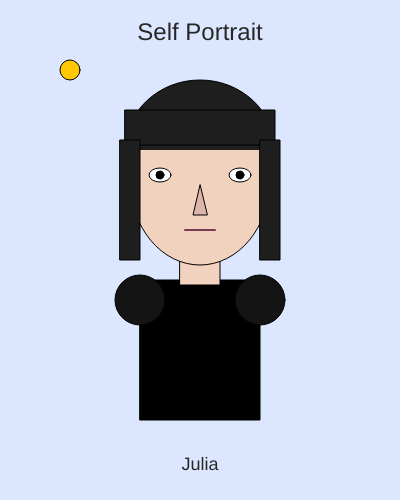
Frame 1 (no input)
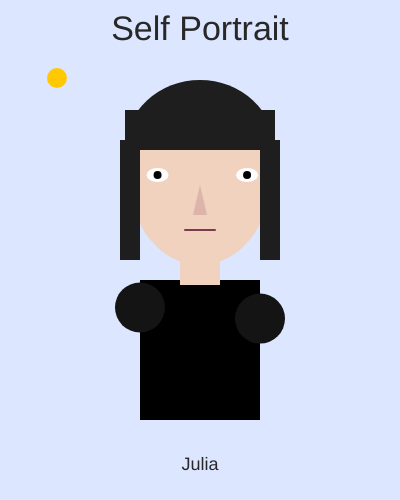
Frame 60 (no input)
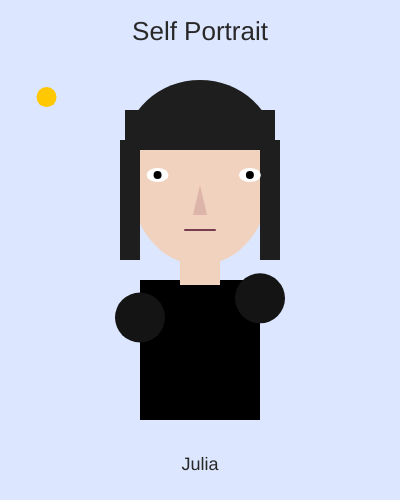
Frame 120 (the mouse pressed at the canvas centre since frame 60)

The p5.js sketch that drew these frames (run headless with seeded random() and noise() and a simulated clock; from frame 60 on, the mouse is pressed at the canvas centre):

// p5.js sketch
// ── sketch.js
let eyeX1 = 160;
let eyeX2 = 240;
let eyeDir1 = 1;
let eyeDir2 = -1;

let shoulderY1 = 300;
let shoulderY2 = 300;
let shoulderDir1 = 1;
let shoulderDir2 = -1;

let starX = 70;
let starY = 70;
let starDirX = 1;
let starDirY = 1;

let eyeSpeed1;
let eyeSpeed2;
let shoulderSpeed1;
let shoulderSpeed2;
let starSpeedX;
let starSpeedY;

let titleSize = 24;
let titleGrowing = true;
let titleCount = 0;

function setup() {
  createCanvas(400, 500);

  eyeSpeed1 = random(1, 3);
  eyeSpeed2 = random(1, 3);
  shoulderSpeed1 = random(1, 3);
  shoulderSpeed2 = random(1, 3);
  starSpeedX = random(1, 3);
  starSpeedY = random(1, 3);
}

function draw() {
  background(220, 230, 255);

  // title animation
  fill(40);
  textAlign(CENTER);
  textSize(titleSize);
  text("Self Portrait", width / 2, 40);

  if (frameCount % 10 == 0) {
    if (titleGrowing) {
      titleSize += 2;
      titleCount++;
      if (titleCount == 5) {
        titleGrowing = false;
        titleCount = 0;
      }
    } else {
      titleSize -= 2;
      titleCount++;
      if (titleCount == 5) {
        titleGrowing = true;
        titleCount = 0;
      }
    }
  }

  // diagonal moving shape
  fill(255, 200, 0);
  ellipse(starX, starY, 20, 20);

  starX += starSpeedX * starDirX;
  starY += starSpeedY * starDirY;

  if (starX > 120 || starX < 40) {
    starDirX *= -1;
  }
  if (starY > 120 || starY < 40) {
    starDirY *= -1;
  }

  // body
  fill(0);
  rect(140, 280, 120, 140);

  // shoulder movement
  fill(20);
  ellipse(140, shoulderY1, 50, 50);
  ellipse(260, shoulderY2, 50, 50);

  shoulderY1 += shoulderSpeed1 * shoulderDir1;
  shoulderY2 += shoulderSpeed2 * shoulderDir2;

  if (shoulderY1 > 320 || shoulderY1 < 290) {
    shoulderDir1 *= -1;
  }
  if (shoulderY2 > 320 || shoulderY2 < 290) {
    shoulderDir2 *= -1;
  }

  // neck
  fill(240, 210, 190);
  rect(180, 250, 40, 35);

  // head
  fill(240, 210, 190);
  ellipse(200, 180, 140, 170);

  // hair
  fill(30);
  arc(200, 150, 150, 140, PI, TWO_PI);
  rect(125, 110, 150, 35); // bangs
  rect(120, 140, 20, 120); // left hair
  rect(260, 140, 20, 120); // right hair

  // eye movement
  fill(255);
  ellipse(eyeX1, 175, 22, 14);
  ellipse(eyeX2, 175, 22, 14);

  fill(0);
  ellipse(eyeX1, 175, 8, 8);
  ellipse(eyeX2, 175, 8, 8);

  eyeX1 += eyeSpeed1 * eyeDir1;
  eyeX2 += eyeSpeed2 * eyeDir2;

  if (eyeX1 > 170 || eyeX1 < 150) {
    eyeDir1 *= -1;
  }
  if (eyeX2 > 250 || eyeX2 < 230) {
    eyeDir2 *= -1;
  }

  // nose
  fill(220, 180, 170);
  triangle(200, 185, 193, 215, 207, 215);

  // mouth
  stroke(120, 60, 80);
  strokeWeight(2);
  line(185, 230, 215, 230);
  noStroke();

  // name
  fill(40);
  textSize(18);
  text("Julia", width / 2, 470);
}
